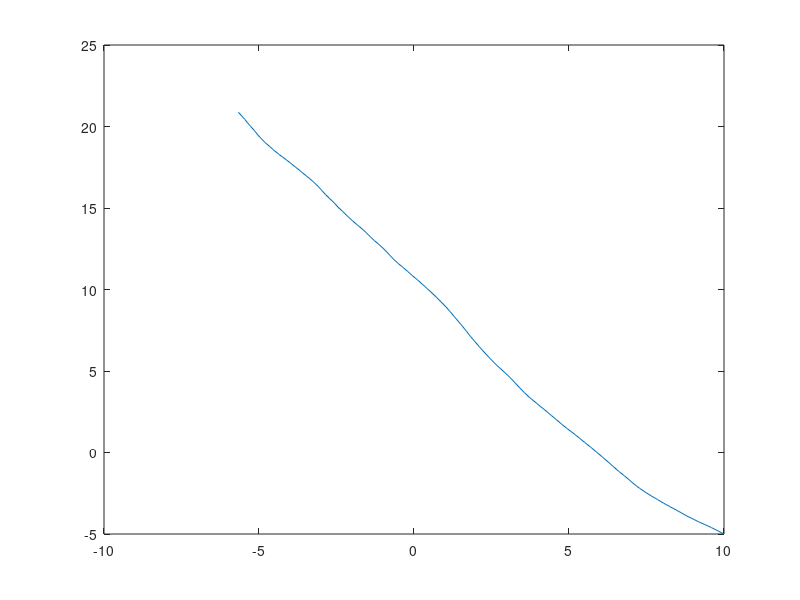

This chart was generated by the following MATLAB code: (Note: this script raises an error after producing the figure.)
% 仿真（仅PDA）

clear;
close all;
clc;
linWid = 1;
rng(5)
add_clutter = 1;%0不添加杂波，1添加杂波

%% ideal track
T = 1; % sample interval
time = 100;
n = 0:T:time;
r_x = 10-0.2*n;
r_y = -5+0.2*n;
% figure(1)
% plot(r_x,r_y,'--')
% hold on;
%% true track
% state equation
A = [1 0 T 0;
     0 1 0 T;
     0 0 1 0;
     0 0 0 1];
mu = 0;
var_u = 1e-4;                       % variance of sigma u

u_x = mvnrnd(mu, var_u, time);      % noise perturbations of v
u_y = mvnrnd(mu, var_u, time);
s = zeros(4,time);
s(:,1) = [10 -5 -0.2 0.2]';         % initial state
u = zeros(4,time);

for i = 1:1:time
    u(:,i) = [0 0 u_x(i) u_y(i)]';
    s(:,i+1) = A*s(:,i)+u(:,i);
end
figure(1)
plot(s(1,:),s(2,:))
hold on

%% add noise
var_R = 0.001;
mu_R = 0;
var_beta = 0.001;
mu_beta = 0;
R = sqrt(s(1,:).^2+s(2,:).^2);
beta = atan2(s(2,:),s(1,:));
omega_R = mvnrnd(mu_R, var_R, time+1);                  % noise perturbations of R and beta
omega_beta = mvnrnd(mu_beta, var_beta, time+1);
R_head = R+omega_R';
beta_head = beta+omega_beta';

for i = 1:1:time
    rx_head(i) = R_head(i)*cos(beta_head(i));
    ry_head(i) = R_head(i)*sin(beta_head(i));
end
% figure(1)
% plot(rx_head(i),ry_head(i),'o')
% hold on


%% parameters
A = [1 0 T 0;
     0 1 0 T;
     0 0 1 0;
     0 0 0 1];                          %状态转移矩阵
C = [10 0;
     0 10];                            %观测噪声方差阵
x = [rx_head;
     ry_head];

K = cell(1,101);                        %增益
H = cell(1,101);
for i = 1:1:time+1
    H{1,i}=[1 0 0 0; 0 1 0 0];          %观测矩阵
end
M = cell(1,101);
M{1,1} = 100*eye(4);
% V=sqrt(10^(0/10)).*rand(1,2);%噪声
% Q=[T^4/4*(V'*V)  T^3/2*(V'*V) ;T^3/2*(V'*V) T^2*(V'*V)];%过程噪声
Q = [0 0 0 0;
     0 0 0 0;
     0 0 0.0001 0;
     0 0 0 0.0001];


%% PDA without clutter

    X0 = zeros(4,time+1);
    X0(:,1)=[rx_head(1) ry_head(1) (rx_head(2)-rx_head(1))/T (ry_head(2)-ry_head(1))/T ]';%初始位置
    [X0] = pda_grh(time,A,Q,H{1},C,M{1},x,X0);
    figure(1)
    for i = 1:1:time-1
        plot(rx_head(i),ry_head(i),'o')
        hold on
        plot([X0(1,i) X0(1,i+1)],[X0(2,i) X0(2,i+1)],'c-^','LineWidth',linWid)
        hold on;
        pause(0.05)
    end
    % plot(X0(1,3:time),X0(2,3:time),'k-v','LineWidth',linWid);
    legend('ideal track','true track','observed measurement','PDA track')
    figure(2)
    for i = 3:1:time
        MSE_rx2(i) = norm(X0(1,i)-s(1,i));    
        MSE_ry2(i) = norm(X0(2,i)-s(2,i));
    end
    subplot(1,2,1)
    plot(MSE_rx2);
    xlabel('time');
    ylabel('PDA-MSE rx')
    subplot(1,2,2)
    plot(MSE_ry2);
    xlabel('time');
    ylabel('PDA-MSE ry')
